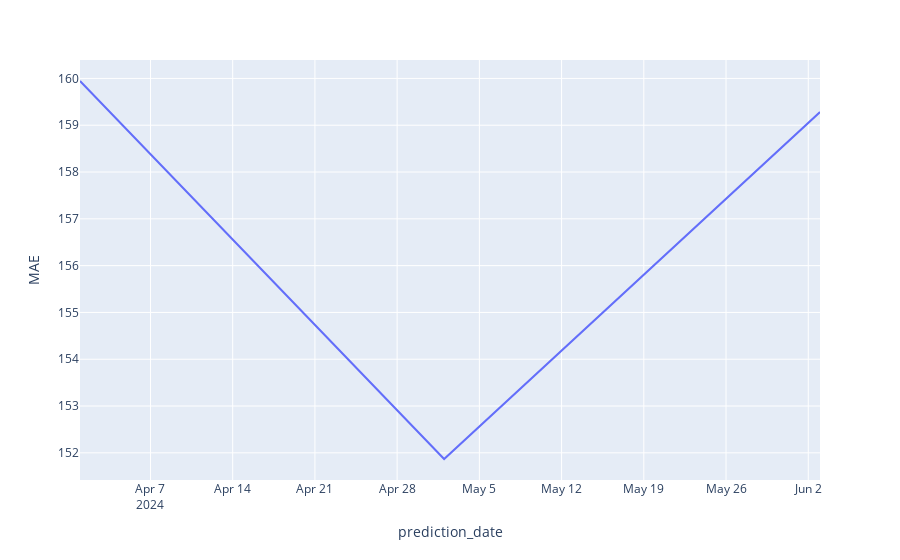

The notebook cell this image was saved under:
### Code cell
# plot MAE
plot_eval_metrics(data=plot_data, x_axis='prediction_date', y_axis='MAE')

### Figure 1 — Plotly figure (JSON) as saved in the notebook; plotly's stock layout.template omitted (floating-point values rounded to 4 significant figures)
{"data": [{"hovertemplate": "prediction_date=%{x}<br>MAE=%{y}<extra></extra>", "legendgroup": "", "line": {"color": "#636efa", "dash": "solid"}, "marker": {"symbol": "circle"}, "mode": "lines", "name": "", "orientation": "v", "showlegend": false, "type": "scatter", "x": ["2024-04-01", "2024-05-02", "2024-06-03"], "xaxis": "x", "y": [159.9, 151.9, 159.3], "yaxis": "y"}], "layout": {"autosize": true, "legend": {"tracegroupgap": 0}, "margin": {"t": 60}, "xaxis": {"anchor": "y", "autorange": true, "domain": [0, 1], "range": ["2024-04-01", "2024-06-03"], "title": {"text": "prediction_date"}, "type": "date"}, "yaxis": {"anchor": "x", "autorange": true, "domain": [0, 1], "range": [151.4, 160.4], "title": {"text": "MAE"}, "type": "linear"}}}
